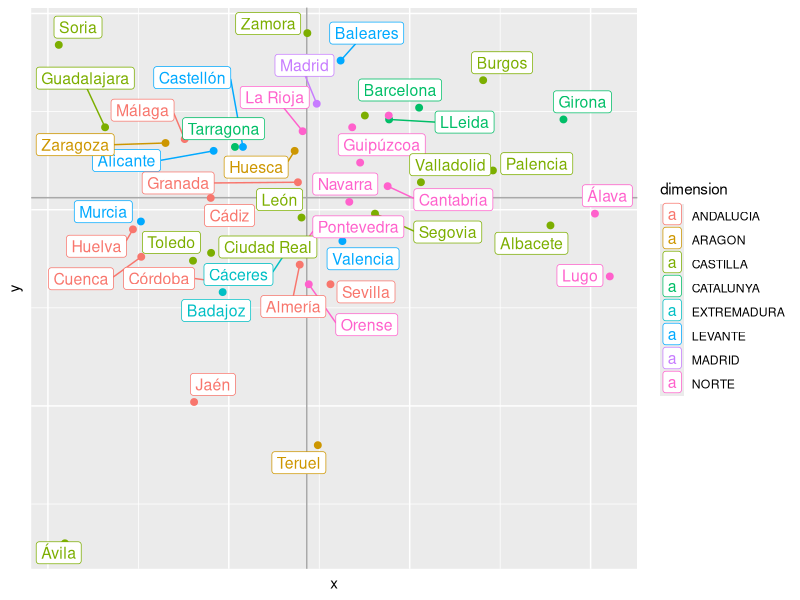
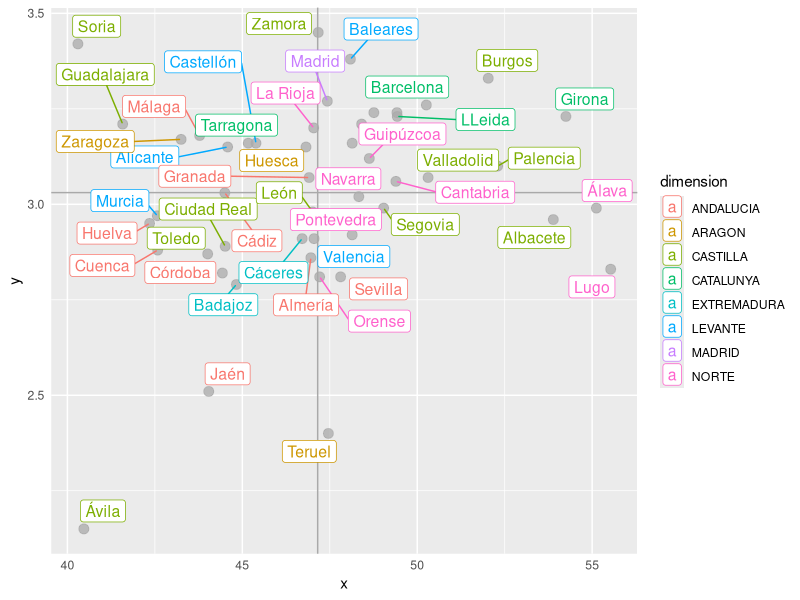

Here is the R script that generated these plots, in order:
library(FactoMineR)
library(ggplot2)
library(ggrepel)
library(readxl)

grafico <- as.data.frame(read_excel("ejemplo XY.xlsx", 1))
names(grafico) <- c("etiqueta","x","y","dimension")


ggplot(grafico, aes(x, y, label=row.names(grafico))) +
  geom_hline(yintercept=mean(grafico$y), color="darkgrey") +
  geom_vline(xintercept=mean(grafico$x), color="darkgrey") +
  geom_point(size=2, aes(colour=dimension)) +
  geom_label_repel(size=4, force=5, aes(label=etiqueta, colour = dimension)) +
  theme(axis.text.x = element_blank()) + 
  theme(axis.text.y = element_blank()) +
  theme(axis.ticks.x = element_blank()) +
  theme(axis.ticks.y = element_blank())



ggplot(grafico, aes(x, y, label=row.names(grafico))) +
  geom_hline(yintercept=mean(grafico$y), color="darkgrey") +
  geom_vline(xintercept=mean(grafico$x), color="darkgrey") +
  geom_point(size=3, alpha=0.75, colour="darkgrey") +
  geom_label_repel(size=4, force=5, aes(label=etiqueta, colour = dimension)) +
  theme(axis.ticks.x = element_blank()) +
  theme(axis.ticks.y = element_blank())
